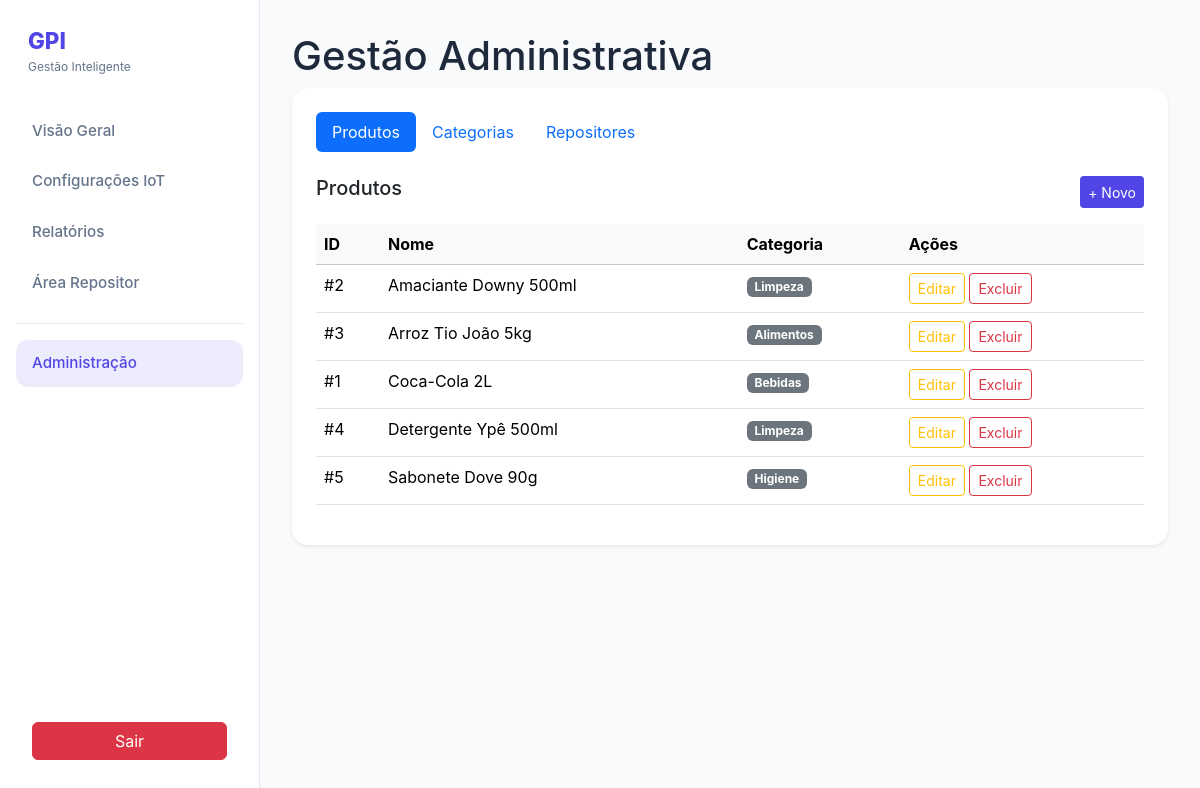
Page /roteador.php?controller=Gestao&action=index (signed in) on the committed database.
### tables this page shows
CREATE TABLE produtos (
    id INT PRIMARY KEY NOT NULL AUTO_INCREMENT,
    nome VARCHAR(120) NOT NULL,
    peso_unitario DECIMAL(10,3) NOT NULL,
    id_categoria INT,
    FOREIGN KEY (id_categoria) REFERENCES categorias(id)
);

CREATE TABLE categorias (
    id INT PRIMARY KEY AUTO_INCREMENT,
    nome VARCHAR(60) NOT NULL
);

### controller/GestaoController.php (called while the page is built, shortened)
<?php
class GestaoController {
    public function index() {
        $produtoDAO = new ProdutoDAO();
        $produtos = $produtoDAO->listarTodos();
        require_once "view/gestao.php";
    }
}

### autoload.php (called while the page is built, shortened)
<?php
spl_autoload_register(function ($classe) {
    $pastas = ['controller', 'model', 'dao'];
    foreach ($pastas as $pasta) {
        $arquivo = __DIR__ . DIRECTORY_SEPARATOR . $pasta . DIRECTORY_SEPARATOR . $classe . '.php';
    }
});

### DAO/Conexao.php (called while the page is built)
<?php
class Conexao {
    private static $instance;
    public static function getConn() {
        if (!isset(self::$instance)) {
            try {
                self::$instance = new PDO("mysql:host=localhost;port=3307;dbname=gpi;charset=utf8", "root", "");
                self::$instance->setAttribute(PDO::ATTR_ERRMODE, PDO::ERRMODE_EXCEPTION);
            } catch (PDOException $e) {
                die("Erro de conexão com o banco de dados: " . $e->getMessage());
            }
        }
        return self::$instance;
    }
}

### DAO/ProdutoDAO.php (called while the page is built, shortened)
<?php
class ProdutoDAO {
    private $conexao;
    public function __construct() {
        $this->conexao = Conexao::getConn();
    }
    public function listarTodos() {
        try {
            $sql = "SELECT i.*, c.nome as categoria_nome FROM produtos i inner join categorias c on i.id_categoria = c.id order by i.nome asc";
            $stmt = $this->conexao->query($sql);
            return $stmt->fetchAll(PDO::FETCH_ASSOC);
        } catch (PDOException $e) {
            throw new Exception("Erro ao listar produtos. " . $e->getMessage());
        }
    }
}

### view/gestao.php (the view, shortened to what this page needs)
<!DOCTYPE html>
<html lang="pt-BR">
<head>
  <link href="https://cdn.jsdelivr.net/npm/bootstrap@5.3.2/dist/css/bootstrap.min.css" rel="stylesheet">
  <link rel="stylesheet" href="style.css" />
</head>
<body>
  <div class="app">
    <aside class="sidebar">
      <div class="brand">
        <div class="brand-text"><span>GPI</span><small>Gestão Inteligente</small></div>
      </div>
      <nav class="menu">
        <a class="menu-item" href="roteador.php?controller=Home&action=index">Visão Geral</a>
        <a class="menu-item" href="roteador.php?controller=Sensor&action=index">Configurações IoT</a>
        <a class="menu-item" href="roteador.php?controller=Relatorio&action=index">Relatórios</a>
        <a class="menu-item" href="roteador.php?controller=Repositor&action=index">Área Repositor</a>
        <div class="menu-divider"></div>
        <a class="menu-item active" href="roteador.php?controller=Gestao&action=index">Administração</a>
      </nav>
      <button class="btn btn-danger mt-auto mx-3 mb-3" onclick="location.href='roteador.php?controller=Usuario&action=logout'">Sair</button>
    </aside>
    <main class="content">
      <header class="header"><h1>Gestão Administrativa</h1></header>
      <section class="card shadow-sm p-4">
        <ul class="nav nav-pills mb-4" id="pills-tab" role="tablist">
            <li class="nav-item"><button class="nav-link active" id="tab-prod-btn" data-bs-toggle="tab" data-bs-target="#tab-prod">Produtos</button></li>
            <li class="nav-item"><button class="nav-link" id="tab-cat-btn" data-bs-toggle="tab" data-bs-target="#tab-cat">Categorias</button></li>
            <li class="nav-item"><button class="nav-link" id="tab-repo-btn" data-bs-toggle="tab" data-bs-target="#tab-repo">Repositores</button></li>
        </ul>
        <div class="tab-content">
            <div class="tab-pane fade show active" id="tab-prod">
                <div class="d-flex justify-content-between mb-3">
                    <h5>Produtos</h5>
                    <button class="btn btn-primary btn-sm" data-bs-toggle="modal" data-bs-target="#modalProduto">+ Novo</button>
                </div>
                <table class="table table-hover">
                    <thead class="table-light">
                        <tr><th>ID</th><th>Nome</th><th>Categoria</th><th>Ações</th></tr>
                    </thead>
                    <tbody>
                        <?php foreach($produtos as $p): ?>
                        <tr>
                            <td>#<?= $p['id'] ?></td>
                            <td><?= htmlspecialchars($p['nome']) ?></td>
                            <td><span class="badge bg-secondary"><?= $p['categoria_nome'] ?></span></td>
                            <td>
                                <button class="btn btn-sm btn-outline-warning">Editar</button>
                                <a href="roteador.php?controller=Produto&action=excluir&id=<?= $p['id'] ?>" class="btn btn-sm btn-outline-danger" onclick="return confirm('Excluir?')">Excluir</a>
                            </td>
                        </tr>
                        <?php endforeach; ?>
                    </tbody>
                </table>
            </div>
        </div>
      </section>
    </main>
  </div> <script src="https://cdn.jsdelivr.net/npm/bootstrap@5.3.2/dist/js/bootstrap.bundle.min.js"></script>
</body>
</html>

### style.css (style rules this page uses)
:root { --bg: #f8fafc; --card: #ffffff; --line: #e2e8f0; --text: #1e293b; --muted: #64748b; --primary: #4f46e5; --primary-dark: #4338ca; --normal: #10b981; --atencao: #f59e0b; --vazio: #ef4444; --primary-light: rgba(79, 70, 229, 0.1); --success-light: rgba(16, 185, 129, 0.1); --danger-light: rgba(239, 68, 68, 0.1); --warning-light: rgba(245, 158, 11, 0.1); --shadow: 0 4px 6px -1px rgba(0, 0, 0, 0.1), 0 2px 4px -1px rgba(0, 0, 0, 0.06); --font-main: 'Inter', sans-serif; }
* { box-sizing: border-box; }
body { margin: 0; font-family: var(--font-main); color: var(--text); background-color: var(--bg); line-height: 1.5; }
.app { display: grid; grid-template-columns: 260px 1fr; min-height: 100vh; }
.sidebar { background: #fff; border-right: 1px solid var(--line); padding: 24px 16px; display: flex; flex-direction: column; position: sticky; top: 0; height: 100vh; z-index: 100; }
.content { padding: 32px; }
.brand { margin-bottom: 32px; padding-left: 12px; }
.brand-text span { font-weight: 800; font-size: 1.4rem; color: var(--primary); display: block; }
.brand-text small { display: block; font-size: 0.75rem; color: var(--muted); font-weight: 400; }
.menu-item { text-decoration: none; color: var(--muted); padding: 12px 16px; border-radius: 12px; font-size: 0.95rem; font-weight: 500; display: flex; align-items: center; gap: 12px; transition: 0.2s; margin-bottom: 4px; }
.menu-item:hover, .menu-item.active { background: var(--primary-light); color: var(--primary); }
.menu-divider { height: 1px; background: var(--line); margin: 16px 0; }
.card { background: #fff !important; border-radius: 16px !important; border: none !important; box-shadow: var(--shadow); }
.btn-primary { background-color: var(--primary) !important; border: none !important; }

### rows in the picture
produtos: id "2", nome "Amaciante Downy 500ml", id_categoria.nome "Limpeza"
produtos: id "3", nome "Arroz Tio João 5kg", id_categoria.nome "Alimentos"
produtos: id "1", nome "Coca-Cola 2L", id_categoria.nome "Bebidas"
produtos: id "4", nome "Detergente Ypê 500ml", id_categoria.nome "Limpeza"
produtos: id "5", nome "Sabonete Dove 90g", id_categoria.nome "Higiene"
